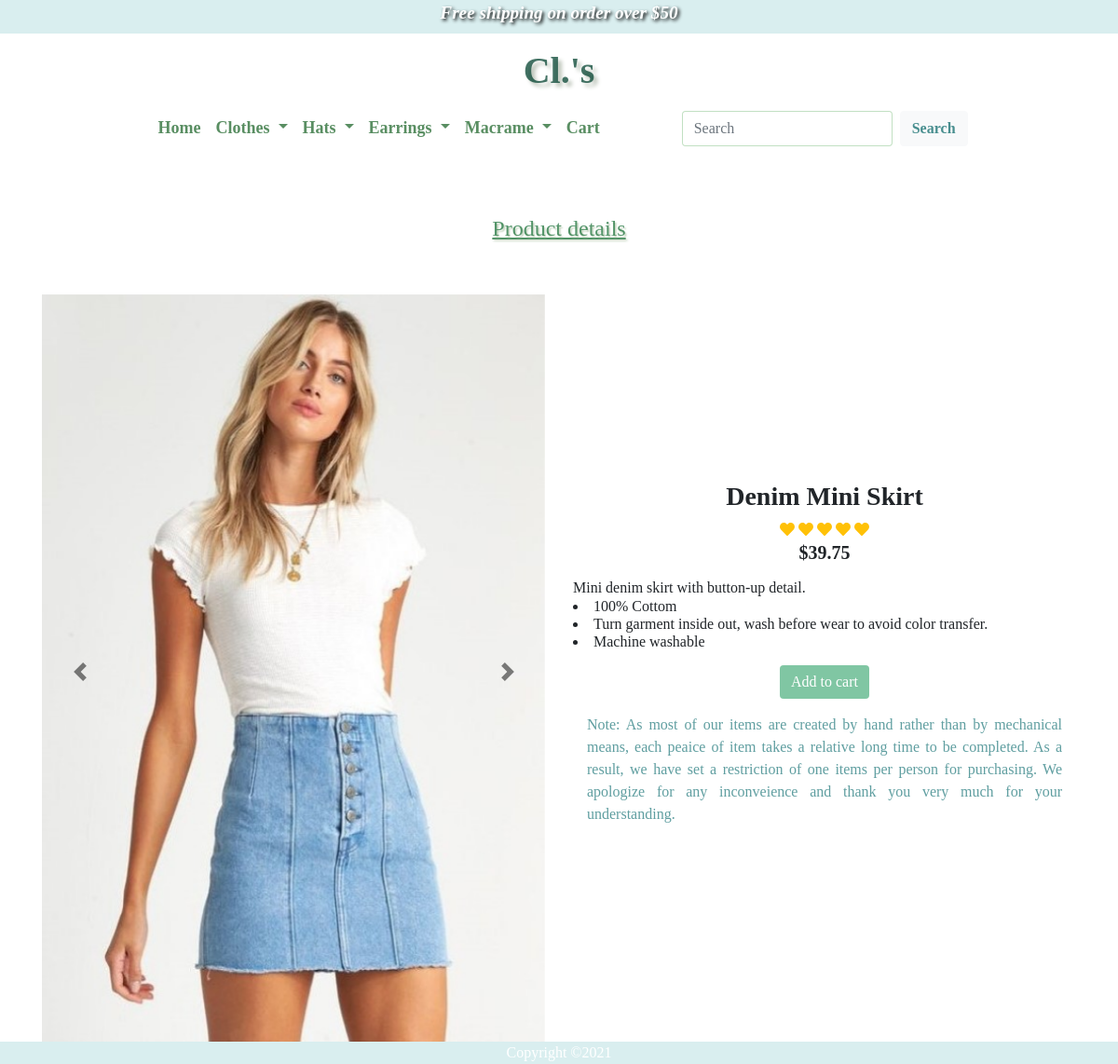
Screenshot of /detail/3/ with the database file from the repository.
### Cls/models.py (models this page shows, shortened)
class Product(db.Model):
        __tablename__='products'
        id=db.Column(db.Integer, primary_key=True)
        name=db.Column(db.String(64), nullable=False)
        clothes_category_id=db.Column(db.Integer, db.ForeignKey('clothes.id'))
        price=db.Column(db.Float, nullable=False)
        main_image=db.Column(db.String(64),nullable=False)
        img1=db.Column(db.String(64))
        img2=db.Column(db.String(64))
        description=db.Column(db.String(500),nullable=False)
        note1=db.Column(db.String(500))
        note2=db.Column(db.String(500))
        note3=db.Column(db.String(500))

### Cls/views.py (the view)
@bp.route('/detail/<int:detailid>/')
def details(detailid):
    category_name = Clothes_category.query.all()
    single_item=Product.query.filter(Product.id == detailid)
    return render_template('details.html', c = category_name, products=single_item)

### Cls/templates/details.html (shortened to what this page needs)
{% extends 'base.html'%}
{%block button %}
<li class="nav-item">
    <a class="nav-link" href="{{url_for('main.home')}}">Home</a>
</li>
{%endblock button %}
{%block main%}
<div class="container py-3">
    <div class="row about justify-content-center  py-5">
        <h4>Product details</h4>
    </div>
    <section>
        <div class="row">
            {%for product in products%}
            <div class="col-md-6">
                <div id="image-all" class="carousel slide" data-interval="false">
                    <div class="carousel-inner">
                        <div class="carousel-item active">
                            <img src="{{url_for('static',filename='img/'+ product.main_image)}}" class="d-block w-100"
                                alt="{{product.name}}">
                        </div>
                    </div>
                    <a class="carousel-control-prev" href="#image-all" role="button" data-slide="prev">
                        <span class="carousel-control-prev-icon" aria-hidden="true"></span>
                    </a>
                    <a class="carousel-control-next" href="#image-all" role="button" data-slide="next">
                        <span class="carousel-control-next-icon" aria-hidden="true"></span>
                    </a>
                </div>
            </div>
            <div id="des" class="col-md-6">
                <div class="content text-center">
                    <h3 style="font-weight: bold; ">{{product.name}}</h3>
                    <div class="tab-content" id="advancedTabContent">
                        <div class="review">
                            <div class="stars">
                                <i class="fa fa-heart text-warning"></i>
                                <i class="fa fa-heart text-warning"></i>
                                <i class="fa fa-heart text-warning"></i>
                                <i class="fa fa-heart text-warning"></i>
                                <i class="fa fa-heart text-warning"></i>
                            </div>
                        </div>
                        <h5 style="font-weight: bold; ">{{"$%.2f"|format(product.price)}}</h5>
                        <p class="Details">
                        <h6 class="text-left">
                            {{product.description}}
                            <li>{{product.note1}}</li>
                            <li>{{product.note2}}</li>
                            <li>{{product.note3}}</li>
                        </h6>
                        </p>
                    </div>
                    <form action="{{url_for('main.cart')}}">
                        <input class="btn btn-success" type="submit"
                            style="background-color: rgba(35, 156, 96, 0.575); border: none;" value="Add to cart">
                    </form>
                    <div class="container">
                        <p class="text-justify py-3" style="color:cadetblue"> Note: As most of our items are created by
                            hand rather than by mechanical means, each peaice of item takes a relative long time to be
                            completed.
                            As a result, we have set a restriction of one items per person for purchasing. We
                            apologize for any inconveience and thank you very much for your understanding.</p>
                    </div>
                </div>
            </div>
            {%endfor%}
        </div>
</div>
</div>
{%endblock main%}

### Cls/static/CSS/style.css (style rules this page uses)
html { overflow-y: scroll; }
span { font-family:'Times New Roman', Times, serif; font-style:italic; font-weight: bold; }
#navigation a { color:rgba(13, 90, 26, 0.685); font-size: 18px; font-weight: bold; }
.about { padding:5px; color:rgba(27, 114, 56, 0.74); text-shadow: 0.1em 0.1em 0.1em rgb(196, 212, 191); text-decoration:underline; }
.carousel-control-prev, .carousel-control-next { filter: invert(100%); }
#des { margin-top:200px; }

### rows the page displays
Product: main_image (picture), name "Denim Mini Skirt", price "$39.75", description "Mini denim skirt with button-up detail.", note1 "100% Cottom", note2 "Turn garment inside out, wash before wear to avoid color transfer.", note3 "Machine washable"
